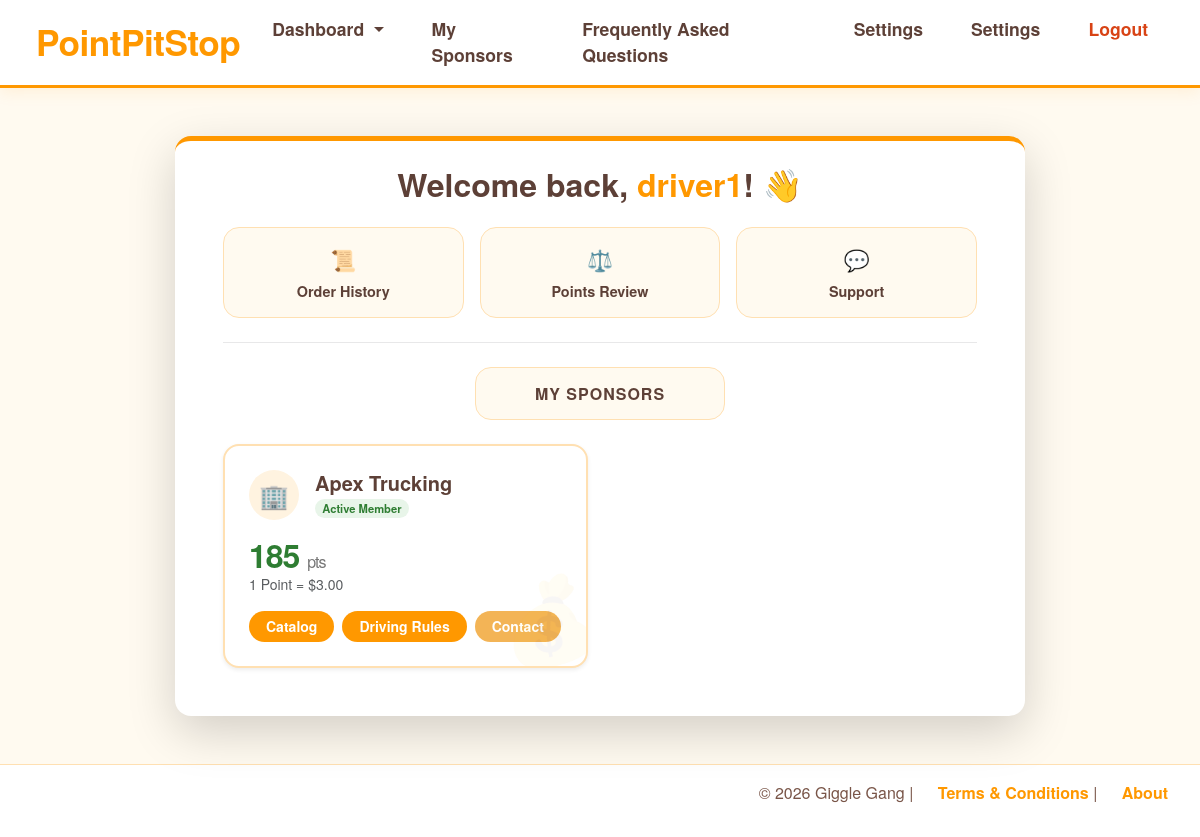
Before: /dashboard (signed in) with the older database file.
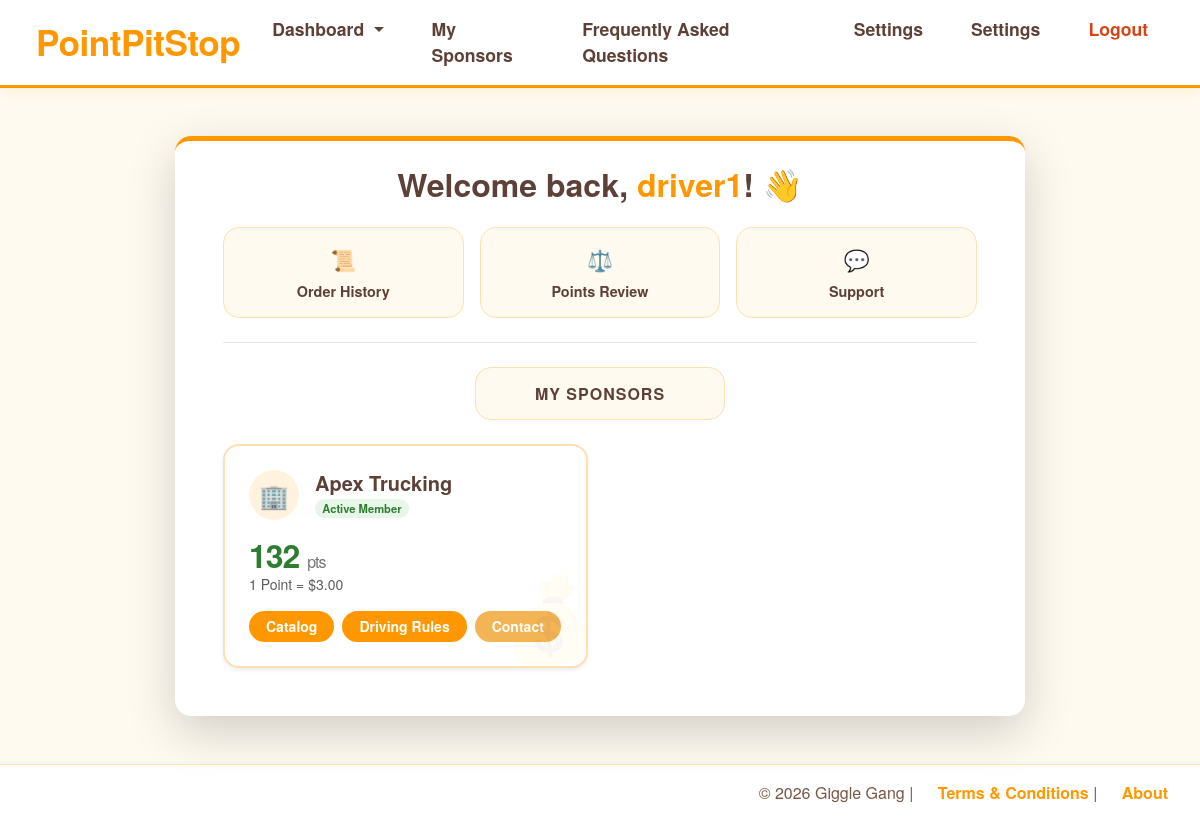
After: the same page with the newer database file.
### models.py (models this page shows)
class DriverCompanyLink (db.Model):
    __tablename__ = "driver_company_link"
    id = db.Column(db.Integer, primary_key=True)
    driver_profile = db.relationship("DriverProfile",back_populates="company_links")
    driver_id = db.Column(db.Integer, db.ForeignKey('driver_profile.user_id'), nullable=False,index=True)
    company = db.relationship("SponsorCompany",back_populates="driver_links")
    company_id = db.Column(db.Integer, db.ForeignKey('sponsor_companies.id'), nullable=False,index=True)
    is_active = db.Column(db.Boolean, default=False, nullable=False, index=True)
    status_date = db.Column(db.DateTime, default=datetime.now, nullable=False)
    point_history = db.relationship("DriverPointsHistory"
                            ,backref="link"
                            ,lazy="dynamic")
    current_points = db.Column(db.Integer,default=0, nullable=False)

class SponsorCompany(db.Model):
    __tablename__ = "sponsor_companies"
    id = db.Column(db.Integer, primary_key=True)
    name = db.Column(db.String(150),unique=True,nullable=False)
    email = db.Column(db.String(120), unique=True, nullable=True,index=True)
    phone = db.Column(db.String(50), nullable=True)
    logo_filename = db.Column(db.String(255), nullable=True)
    brand_color = db.Column(db.String(255), nullable=True)
    points_conversion = db.Column(db.DECIMAL(10,2),nullable=False,default=.01)
    sponsor_users = db.relationship("SponsorProfile",back_populates="company")
    driver_links = db.relationship("DriverCompanyLink", back_populates="company")
    priceMax = db.Column(db.Integer, nullable=False, default=100)
    explicit = db.Column(db.Boolean, nullable=False, default=True)

### app.py (the view)
@app.route("/dashboard")
@login_required
def dashboard():
    if current_user.role == "driver":
        active_links = [link for link in g.profile.company_links if link.is_active]
        if not active_links:
            pending = DriverApplications.query.filter_by(user_id=current_user.id, status='pending').all()
            return render_template("driver/driver_waitingroom.html", username=current_user.driver_profile.firstname, pending_apps=pending)
        return render_template(
            "driver/driver_dashboard.html", username=current_user.username,links=active_links,profile=g.profile)
    elif current_user.role == "sponsor":
        return render_template("sponsor/sponsor_dashboard.html", username=current_user.username,firstname=g.profile.firstname,profile=g.profile)
    elif current_user.role == "admin":
        return render_template("admin/admin_dashboard.html", profile=g.profile,username=current_user.username)
    else:
        return redirect(url_for('auth.handle_logout'))

### app.py (called while the page is built)
@login_manager.user_loader
def load_user(user_id):
    return db.session.get(Users, int(user_id))

### templates/driver/driver_dashboard.html (shortened to what the changed rows need)
{% extends "base.html" %}
{% block body %}
<div class="container py-5">
    <div class="card pt-4 px-5 pb-5 shadow-lg rounded-4 border-0" style="max-width: 850px; margin: 0 auto; border-top: 5px solid #ff9800 !important;">
        <h2 class="text-center mt-0 mb-4" style="color: #5d4037; font-weight: 700;">
            Welcome back, <span style="color: #ff9800;">{{ username }}</span>! 👋
        </h2>
        <div class="row g-4">
            {% for link in links %}
            <div class="col-md-6">
                <div class="wallet-card p-4 rounded-4 shadow-sm h-100 position-relative overflow-hidden"
                     style="background-color: #fff; border: 2px solid #ffe0b2; transition: transform 0.2s;">
                    <div class="position-absolute" style="right: -10px; bottom: -10px; font-size: 5rem; opacity: 0.05; transform: rotate(-15deg);">
                    </div>
                    <div class="d-flex align-items-center mb-3">
                        <div class="rounded-circle d-flex align-items-center justify-content-center"
                             style="width: 50px; height: 50px; background-color: #fff3e0; color: #ff9800; font-size: 1.5rem;">
                            {% if link.company.logo_filename %}
                                <img src="{{ url_for('static', filename='uploads/' + link.company.logo_filename) }}" style="width: 30px; height: auto;">
                            {% else %} 🏢 {% endif %}
                        </div>
                        <div class="ms-3">
                            <h5 class="mb-0" style="color: #5d4037; font-weight: 700;">{{ link.company.name }}</h5>
                            <span class="badge rounded-pill" style="background-color: #e8f5e9; color: #2e7d32; font-size: 0.7rem;">Active Member</span>
                        </div>
                    </div>
                    <div class="mt-2">
                        <h2 class="mb-0" style="color: #2e7d32; font-weight: 800; letter-spacing: -1px;">
                            {{ link.current_points }} <span style="font-size: 1rem; font-weight: 400; color: #757575;">pts</span>
                        </h2>
                        <p class="text-muted small mb-0">1 Point = ${{link.company.points_conversion}}</p>
                    </div>
                    <div class="d-flex gap-2 mt-3">
                        <a href="{{ url_for('driver.driver_catalog', link_id=link.id) }}"
                           class="btn btn-sm rounded-pill px-3"
                           style="background-color: #ff9800; color: white; font-weight: 600;">
                           Catalog
                        </a>
                        <a href="{{ url_for('driver.driver_view_org_rules', sourceORG=link.company_id) }}"
                           class="btn btn-sm rounded-pill px-3"
                           style="background-color: #ff9800; color: white; font-weight: 600;">
                           Driving Rules
                        </a>
                        <a href="{{ url_for('view_company_profile', company_id=link.company_id) }}"
                           class="btn btn-sm rounded-pill px-3"
                           style="background-color: #f3b456; color: white; font-weight: 600;">
                           Contact
                        </a>
                    </div>
                </div>
            </div>
            {% else %}
            <div class="col-12 text-center py-5 rounded-4" style="background-color: #fafafa; border: 2px dashed #eee;">
                <p class="text-muted">You aren't linked to any sponsors yet.</p>
                <a href="{{ url_for('driver.mysponsor') }}" class="btn btn-outline-warning rounded-pill">Find a Sponsor</a>
            </div>
            {% endfor %}
        </div>
    </div>
</div>
{% endblock %}

Changed rows visible on the page:
changed DriverCompanyLink "Apex Trucking": current_points "185" → "132"
